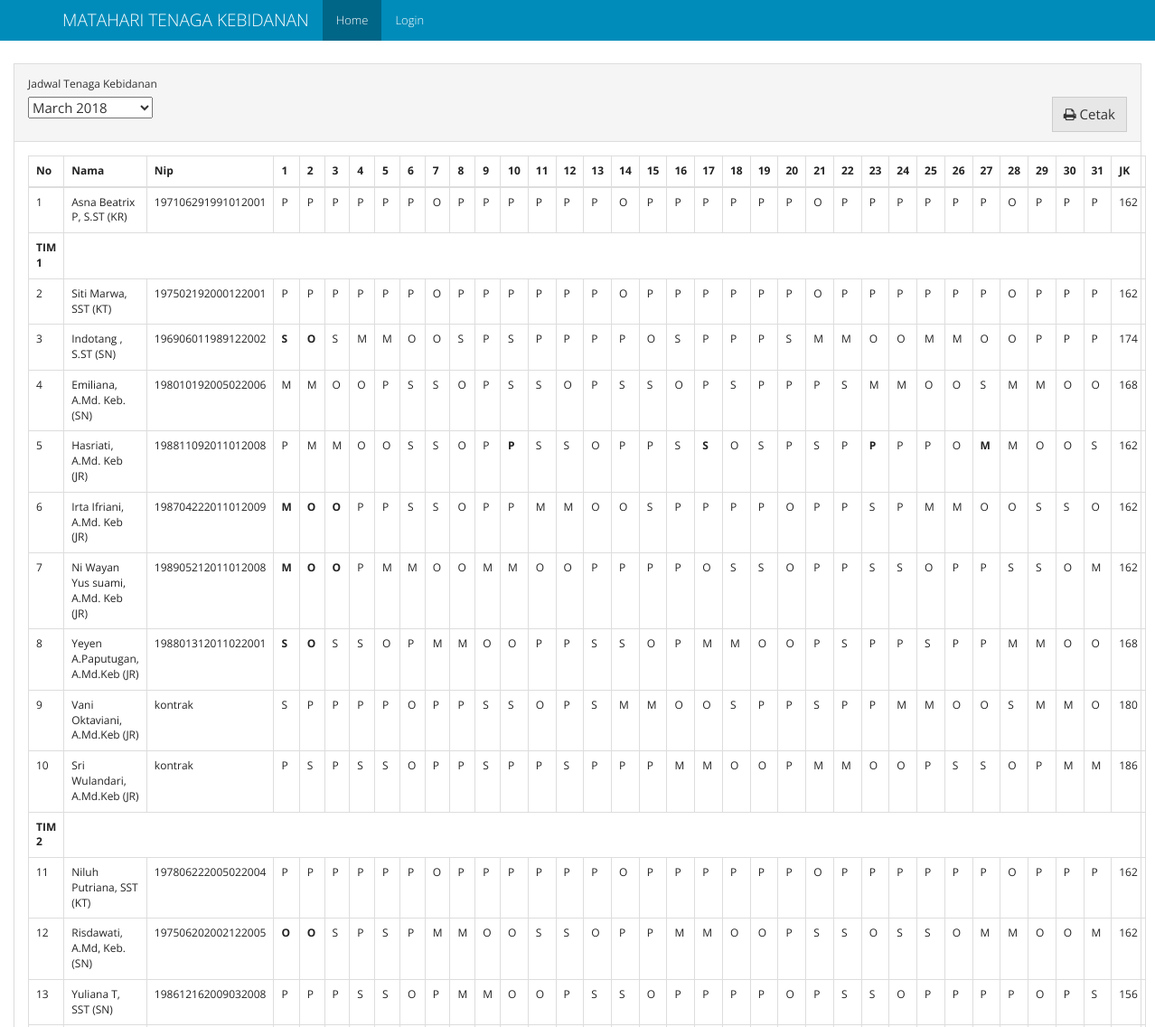
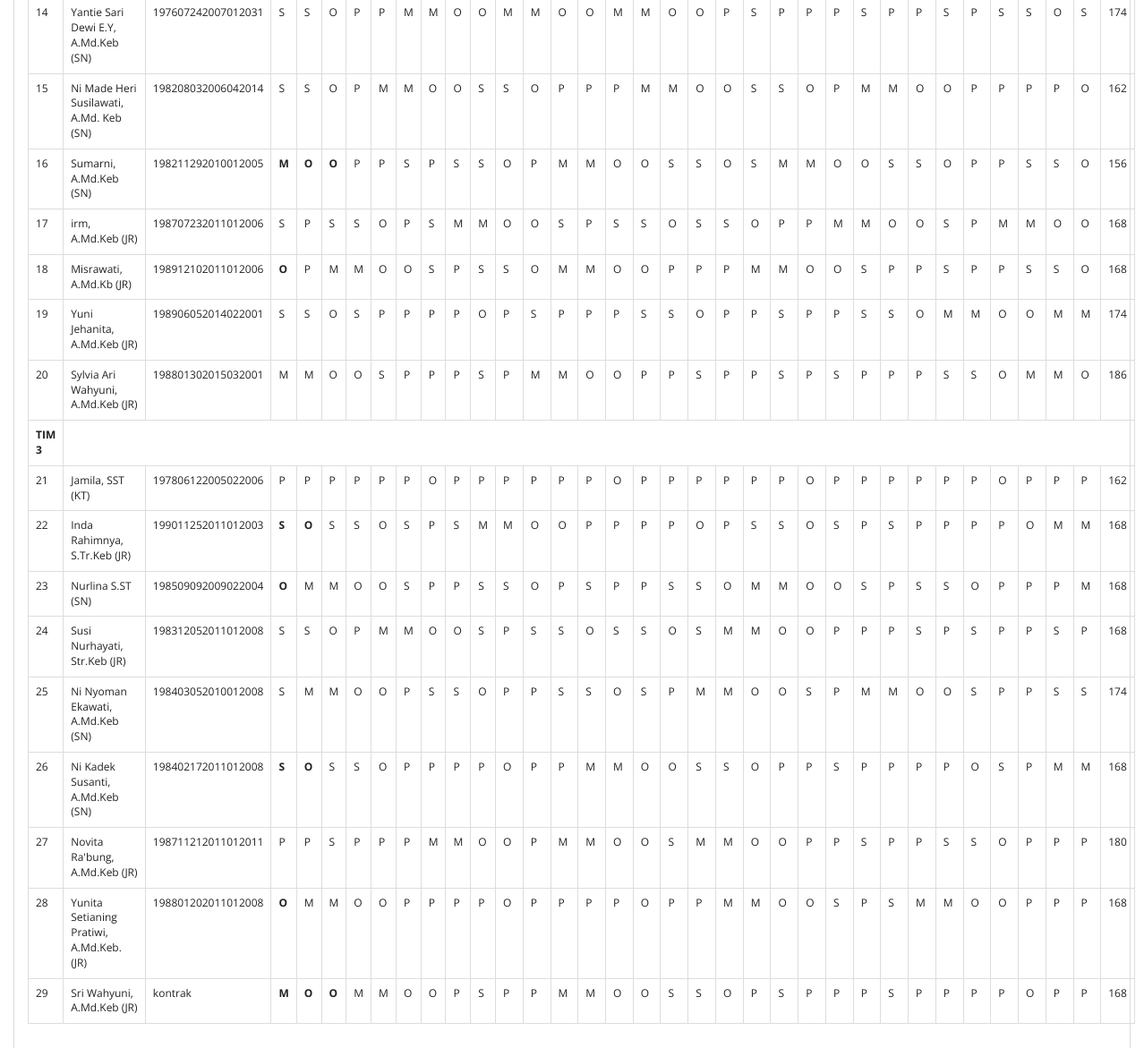
The page / on the database its author committed (2 pictures, top to bottom).
### models.py (models this page shows, shortened)
class Schedules(db.Model):
    id = db.Column(db.Integer, primary_key=True)
    periode_id = db.Column(db.Integer, db.ForeignKey("periode.id"), nullable=False)
    bidan_id = db.Column(db.Integer, db.ForeignKey("bidan.id", ondelete='SET NULL'), nullable=True)
    shift = db.Column(db.Text, default="", nullable=True)
    rest_shift = db.Column(db.Text, default="CLEAR", nullable=True)
    name = db.Column(db.String(50), nullable=True)
    nip = db.Column(db.String(20), nullable=True)
    officer = db.Column(db.String(20), nullable=True)
    tim = db.Column(db.String(10), nullable=True)

### views.py (the view)
@app.route("/", methods=['GET', 'POST'])
def homepage():
    table_query = Schedules.query \
        .join(Periode) \
        .add_columns(Schedules.id.label("schedule_id"), Schedules.officer, Schedules.nip, Schedules.name, Schedules.shift, Schedules.rest_shift, Schedules.tim, Periode.id, Periode.periode)
    table_periode = table_query.order_by(Periode.periode.desc()).group_by(Periode.periode).all()
    list_periode = []
    for periode in table_periode:
        pr = {}
        pr["id"] = periode.periode.strftime("%Y-%m-%d")
        pr["periode"] = periode.periode.strftime("%B %Y")
        list_periode.append(pr)
    if request.method == 'POST':
        periode_periode = request.form["select-periode"]
    else:
        periode_periode = list_periode[0]["id"]
    periode_split = periode_periode.split("-")
    periode_date = datetime.date(int(periode_split[0]), int(periode_split[1]), 1)
    days = calendar.monthrange(periode_date.year, periode_date.month)[1]
    kt = [shift_list(table_query.filter((Schedules.officer == "KT") & (Schedules.tim == "tim1")).filter(Periode.periode == periode_date).all()),
          shift_list(table_query.filter((Schedules.officer == "KT") & (Schedules.tim == "tim2")).filter(Periode.periode == periode_date).all()),
          shift_list(table_query.filter((Schedules.officer == "KT") & (Schedules.tim == "tim3")).filter(Periode.periode == periode_date).all())]
    tim = [shift_list(table_query.filter((Schedules.tim == "tim1") & (Schedules.officer != "KT")).filter(Periode.periode == periode_date).order_by(Schedules.bidan_id.asc()).all()),
           shift_list(table_query.filter((Schedules.tim == "tim2") & (Schedules.officer != "KT")).filter(Periode.periode == periode_date).order_by(Schedules.bidan_id.asc()).all()),
           shift_list(table_query.filter((Schedules.tim == "tim3") & (Schedules.officer != "KT")).filter(Periode.periode == periode_date).order_by(Schedules.bidan_id.asc()).all())]
    periode_schedule = {"kr": shift_list(table_query.filter(Schedules.officer == "KR").filter(Periode.periode == periode_date).all()),
                        "kt": kt, "tim": tim}
    return render_template('home.html', periode=list_periode, table=periode_schedule, periode_value=periode_periode, days=days)

### app.py (called while the page is built)
@app.before_request
def _before_request():
    g.user = current_user

### views.py (called while the page is built)
def shift_list(obj):
    new_obj = []
    for result in obj:
        temp_obj = {}
        temp_obj["id"] = result.id
        temp_obj["name"] = result.name
        temp_obj["officer"] = result.officer
        temp_obj["tim"] = result.tim
        temp_obj["nip"] = result.nip
        shift = ''.join(result.shift.split())
        if shift != "" and shift != "CLEAR":
            temp_obj["shift"] = result.shift.split(",")
        else:
            temp_obj["shift"] = None
        rest_shift = ''.join(result.rest_shift.split())
        if rest_shift != "" and rest_shift != "CLEAR":
            temp_obj["rest_shift"] = result.rest_shift.split(",")
        else:
            temp_obj["rest_shift"] = None
        temp_obj['total_jam_kerja'] = get_hours_total(temp_obj)
        temp_obj["schedule_id"] = result.schedule_id
        new_obj.append(temp_obj)
    return new_obj

### templates/home.html (shortened to what this page needs)
{% extends "base.html" %}
{% from "macro/shift_element.html" import shift_element %}
{% block class_container %}container-fluid{% endblock %}
{% block nav_home %} active {% endblock %}
{%  block content %}
<div class="panel panel-default">
		  <div class="panel-heading">
		  	  <div class="form-group">
		    <label for="select-periode">Jadwal Tenaga Kebidanan</label>
				  <form action="/" id="form-periode" class="form form-inline" method="post">
					  <select  name="select-periode" id="select-periode">
						{% for pr in periode %}
							<option value="{{pr['id']}}">{{pr['periode']}}</option>
						{% endfor %}
					  </select>
                      <button id="cetak-jadwal" class="btn btn-default pull-right"> <i class="fa fa-print" aria-hidden="true"></i>  Cetak</button>
				  </form>
		  </div>
		  </div>
		  <div class="panel-body">
                <table class="table table-bordered table-responsive">
                  <thead>
                    <tr>
                      <th>No</th>
                      <th>Nama</th>
                      <th>Nip</th>
                      {% for i in range(days) %}
                        <th>{{loop.index}}</th>
                      {% endfor %}
                        <th>JK</th>
                    </tr>
                  </thead>
                  <tbody>
                    <tr>
                      <td class="table-number">-</td>
                      {% for table in table['kr'] %}
                          <td>{{ table.name }} ({{table.officer}})</td>
                          <td>{{ table.nip|default('<unknown>', True) }}</td>
                          {{ shift_element(table,days) }}
                        <td>{{ table.total_jam_kerja}}</td>
                      {% endfor %}
                    </tr>
                    {% for i in range(0, (table['kt']) | length) %}
                        <tr>
                          <td><strong>TIM {{ loop.index }}</strong></td>
                        </tr>
                        <tr>
                          <td class="table-number">-</td>
                          {% for table in table['kt'][i] %}
                              <td>{{ table.name }} ({{table.officer}})</td>
                              <td>{{ table.nip|default('<unknown>', True) }}</td>
                              {{ shift_element(table,days) }}
                            <td>{{ table.total_jam_kerja}}</td>
                          {% endfor %}
                        </tr>
                        {% for table in table['tim'][i] %}
                          <tr>
                              <td class="table-number">-</td>
                              <td>{{ table.name }} ({{table.officer}})</td>
                              <td>{{ table.nip|default('<unknown>', True) }}</td>
                              {{ shift_element(table,days) }}
                              <td>{{ table.total_jam_kerja}}</td>
                          </tr>
                        {% endfor %}
                    {% endfor %}
                  </tbody>
                </table>
		  </div>
		</div>
{% endblock %}

### templates/base.html (shortened to what this page needs)
<!DOCTYPE html>
<html lang="en">
<head>
    <link rel="stylesheet" href="{{ url_for('static', filename='css/bootstrap.min.css')}}">
    <link rel="stylesheet" href="{{ url_for('static', filename='css/font-awesome.css')}}">
</head>
<body>
<nav class="navbar navbar-inverse navbar-fixed-top">
    <div class="container">
        <div class="navbar-header">
            <a class="navbar-brand" href="#">{% block branding %}MATAHARI TENAGA KEBIDANAN{% endblock %}</a>
        </div>
        <div id="navbar" class="collapse navbar-collapse">
            <ul class="nav navbar-nav">
                <li class="{% block nav_home %}{% endblock %}"><a href="{{ url_for('homepage') }}">Home</a></li>
                {% if g.user.is_authenticated %}
                    <li class="{% block nav_penjadwalan %}{% endblock %}"><a href="{{ url_for('penjadwalan') }}">Penjadwalan</a></li>
                    <li class="{% block nav_setting %}{% endblock %}"><a href="{{ url_for('setting') }}">Pengaturan Proses</a></li>
                    <li class=""><a href="/admin/">Admin</a></li>
                    <li><a href="{{ url_for('logout') }}">Logout</a></li>
                {% else %}
                    <li class="{% block nav_login %}{% endblock %}"><a href="{{ url_for('login') }}">Login</a></li>
                {% endif %}
            </ul>
        </div>
    </div>
</nav>
<div class="{% block class_container %}container{% endblock %}" style="margin-top: 70px;">
    {% block content %}
    {% endblock %}
</div>
</body>
</html>

### templates/macro/shift_element.html
{% macro shift_element(table,days) %}
  {% if table.rest_shift %}
    {% for i in range(days) %}
        {% if table.rest_shift[i] != '-' %}
            <td><strong>{{ table.rest_shift[i] }}</strong></td>
        {% else %}
            {% if table.shift %}
                <td>{{ table.shift[i] }}</td>
            {% else %}
                <td><strong>-</strong></td>
            {% endif %}
        {% endif %}
    {% endfor %}
  {% elif table.shift %}
    {% for i in range(days) %}
        <td>{{ table.shift[i] }}</td>
    {% endfor %}
  {% else %}
    {% for i in range(days) %}
        <td>-</td>
    {% endfor %}
  {% endif %}
{% endmacro %}

### rows shown on the page
Schedules: name "Asna Beatrix P, S.ST", officer "KR", nip "197106291991012001", shift "P" "P" "P" "P" "P" "P" "O" "P" "P" "P" "P" "P" "P" "O" "P" "P" "P" "P" "P" "P" "O" "P" "P" "P" "P" "P" "P" "O" "P" "P" "P", total_jam_kerja "162"
Schedules: name "Siti Marwa, SST", officer "KT", nip "197502192000122001", shift "P" "P" "P" "P" "P" "P" "O" "P" "P" "P" "P" "P" "P" "O" "P" "P" "P" "P" "P" "P" "O" "P" "P" "P" "P" "P" "P" "O" "P" "P" "P", total_jam_kerja "162"
Schedules: name "Indotang , S.ST", officer "SN", nip "196906011989122002", rest_shift "S" "O", shift "S" "M" "M" "O" "O" "S" "P" "S" "P" "P" "P" "P" "O" "S" "P" "P" "P" "S" "M" "M" "O" "O" "M" "M" "O" "O" "P" "P" "P", total_jam_kerja "174"
Schedules: name "Emiliana, A.Md. Keb.", officer "SN", nip "198010192005022006", shift "M" "M" "O" "O" "P" "S" "S" "O" "P" "S" "S" "O" "P" "S" "S" "O" "P" "S" "P" "P" "P" "S" "M" "M" "O" "O" "S" "M" "M" "O" "O", total_jam_kerja "168"
Schedules: name "Hasriati, A.Md. Keb", officer "JR", nip "198811092011012008", shift "P" "M" "M" "O" "O" "S" "S" "O" "P" "S" "S" "O" "P" "P" "S" "O" "S" "P" "S" "P" "P" "P" "O" "M" "O" "O" "S", rest_shift "P" "S" "P" "M", total_jam_kerja "162"
Schedules: name "Irta Ifriani, A.Md. Keb", officer "JR", nip "198704222011012009", rest_shift "M" "O" "O", shift "P" "P" "S" "S" "O" "P" "P" "M" "M" "O" "O" "S" "P" "P" "P" "P" "O" "P" "P" "S" "P" "M" "M" "O" "O" "S" "S" "O", total_jam_kerja "162"
Schedules: name "Ni Wayan Yus suami, A.Md. Keb", officer "JR", nip "198905212011012008", rest_shift "M" "O" "O", shift "P" "M" "M" "O" "O" "M" "M" "O" "O" "P" "P" "P" "P" "O" "S" "S" "O" "P" "P" "S" "S" "O" "P" "P" "S" "S" "O" "M", total_jam_kerja "162"
Schedules: name "Yeyen A.Paputugan, A.Md.Keb", officer "JR", nip "198801312011022001", rest_shift "S" "O", shift "S" "S" "O" "P" "M" "M" "O" "O" "P" "P" "S" "S" "O" "P" "M" "M" "O" "O" "P" "S" "P" "P" "S" "P" "P" "M" "M" "O" "O", total_jam_kerja "168"
Schedules: name "Vani Oktaviani, A.Md.Keb", officer "JR", nip "kontrak", shift "S" "P" "P" "P" "P" "O" "P" "P" "S" "S" "O" "P" "S" "M" "M" "O" "O" "S" "P" "P" "S" "P" "P" "M" "M" "O" "O" "S" "M" "M" "O", total_jam_kerja "180"
Schedules: name "Sri Wulandari, A.Md.Keb", officer "JR", nip "kontrak", shift "P" "S" "P" "S" "S" "O" "P" "P" "S" "P" "P" "S" "P" "P" "P" "M" "M" "O" "O" "P" "M" "M" "O" "O" "P" "S" "S" "O" "P" "M" "M", total_jam_kerja "186"
Schedules: name "Niluh Putriana, SST", officer "KT", nip "197806222005022004", shift "P" "P" "P" "P" "P" "P" "O" "P" "P" "P" "P" "P" "P" "O" "P" "P" "P" "P" "P" "P" "O" "P" "P" "P" "P" "P" "P" "O" "P" "P" "P", total_jam_kerja "162"
Schedules: name "Risdawati, A.Md, Keb.", officer "SN", nip "197506202002122005", rest_shift "O" "O", shift "S" "P" "S" "P" "M" "M" "O" "O" "S" "S" "O" "P" "P" "M" "M" "O" "O" "P" "S" "S" "O" "S" "S" "O" "M" "M" "O" "O" "M", total_jam_kerja "162"
Schedules: name "Yuliana T, SST", officer "SN", nip "198612162009032008", shift "P" "P" "P" "S" "S" "O" "P" "M" "M" "O" "O" "P" "S" "S" "O" "P" "P" "P" "P" "O" "P" "S" "S" "O" "P" "P" "P" "P" "O" "P" "S", total_jam_kerja "156"
Schedules: name "Yantie Sari Dewi E.Y, A.Md.Keb", officer "SN", nip "197607242007012031", shift "S" "S" "O" "P" "P" "M" "M" "O" "O" "M" "M" "O" "O" "M" "M" "O" "O" "P" "S" "P" "P" "P" "S" "P" "P" "S" "P" "S" "S" "O" "S", total_jam_kerja "174"
Schedules: name "Ni Made Heri Susilawati, A.Md. Keb", officer "SN", nip "198208032006042014", shift "S" "S" "O" "P" "M" "M" "O" "O" "S" "S" "O" "P" "P" "P" "M" "M" "O" "O" "S" "S" "O" "P" "M" "M" "O" "O" "P" "P" "P" "P" "O", total_jam_kerja "162"
Schedules: name "Sumarni, A.Md.Keb", officer "SN", nip "198211292010012005", rest_shift "M" "O" "O", shift "P" "P" "S" "P" "S" "S" "O" "P" "M" "M" "O" "O" "S" "S" "O" "S" "M" "M" "O" "O" "S" "S" "O" "P" "P" "S" "S" "O", total_jam_kerja "156"
Schedules: name "irm, A.Md.Keb", officer "JR", nip "198707232011012006", shift "S" "P" "S" "S" "O" "P" "S" "M" "M" "O" "O" "S" "P" "S" "S" "O" "S" "S" "O" "P" "P" "M" "M" "O" "O" "S" "P" "M" "M" "O" "O", total_jam_kerja "168"
Schedules: name "Misrawati, A.Md.Kb", officer "JR", nip "198912102011012006", rest_shift "O", shift "P" "M" "M" "O" "O" "S" "P" "S" "S" "O" "M" "M" "O" "O" "P" "P" "P" "M" "M" "O" "O" "S" "P" "P" "S" "P" "P" "S" "S" "O", total_jam_kerja "168"
Schedules: name "Yuni Jehanita, A.Md.Keb", officer "JR", nip "198906052014022001", shift "S" "S" "O" "S" "P" "P" "P" "P" "O" "P" "S" "P" "P" "P" "S" "S" "O" "P" "P" "S" "P" "P" "S" "S" "O" "M" "M" "O" "O" "M" "M", total_jam_kerja "174"
Schedules: name "Sylvia Ari Wahyuni, A.Md.Keb", officer "JR", nip "198801302015032001", shift "M" "M" "O" "O" "S" "P" "P" "P" "S" "P" "M" "M" "O" "O" "P" "P" "S" "P" "P" "S" "P" "S" "P" "P" "P" "S" "S" "O" "M" "M" "O", total_jam_kerja "186"
Schedules: name "Jamila, SST", officer "KT", nip "197806122005022006", shift "P" "P" "P" "P" "P" "P" "O" "P" "P" "P" "P" "P" "P" "O" "P" "P" "P" "P" "P" "P" "O" "P" "P" "P" "P" "P" "P" "O" "P" "P" "P", total_jam_kerja "162"
Schedules: name "Inda Rahimnya, S.Tr.Keb", officer "JR", nip "199011252011012003", rest_shift "S" "O", shift "S" "S" "O" "S" "P" "S" "M" "M" "O" "O" "P" "P" "P" "P" "O" "P" "S" "S" "O" "S" "P" "S" "P" "P" "P" "P" "O" "M" "M", total_jam_kerja "168"
Schedules: name "Nurlina S.ST", officer "SN", nip "198509092009022004", rest_shift "O", shift "M" "M" "O" "O" "S" "P" "P" "S" "S" "O" "P" "S" "P" "P" "S" "S" "O" "M" "M" "O" "O" "S" "P" "S" "S" "O" "P" "P" "P" "M", total_jam_kerja "168"
Schedules: name "Susi Nurhayati, Str.Keb", officer "JR", nip "198312052011012008", shift "S" "S" "O" "P" "M" "M" "O" "O" "S" "P" "S" "S" "O" "S" "S" "O" "S" "M" "M" "O" "O" "P" "P" "P" "S" "P" "S" "P" "P" "S" "P", total_jam_kerja "168"
Schedules: name "Ni Nyoman Ekawati, A.Md.Keb", officer "SN", nip "198403052010012008", shift "S" "M" "M" "O" "O" "P" "S" "S" "O" "P" "P" "S" "S" "O" "S" "P" "M" "M" "O" "O" "S" "P" "M" "M" "O" "O" "S" "P" "P" "S" "S", total_jam_kerja "174"
Schedules: name "Ni Kadek Susanti, A.Md.Keb", officer "SN", nip "198402172011012008", rest_shift "S" "O", shift "S" "S" "O" "P" "P" "P" "P" "O" "P" "P" "M" "M" "O" "O" "S" "S" "O" "P" "P" "S" "P" "P" "P" "P" "O" "S" "P" "M" "M", total_jam_kerja "168"
Schedules: name "Novita Ra'bung, A.Md.Keb", officer "JR", nip "198711212011012011", shift "P" "P" "S" "P" "P" "P" "M" "M" "O" "O" "P" "M" "M" "O" "O" "S" "M" "M" "O" "O" "P" "P" "S" "P" "P" "S" "S" "O" "P" "P" "P", total_jam_kerja "180"
Schedules: name "Yunita Setianing Pratiwi, A.Md.Keb.", officer "JR", nip "198801202011012008", rest_shift "O", shift "M" "M" "O" "O" "P" "P" "P" "P" "O" "P" "P" "P" "P" "O" "P" "P" "M" "M" "O" "O" "S" "P" "S" "M" "M" "O" "O" "P" "P" "P", total_jam_kerja "168"
Schedules: name "Sri Wahyuni, A.Md.Keb", officer "JR", nip "kontrak", rest_shift "M" "O" "O", shift "M" "M" "O" "O" "P" "S" "P" "P" "M" "M" "O" "O" "S" "S" "O" "P" "S" "P" "P" "P" "S" "P" "P" "P" "P" "O" "P" "P", total_jam_kerja "168"

### other values the page prints
form field select-periode "March 2018"
